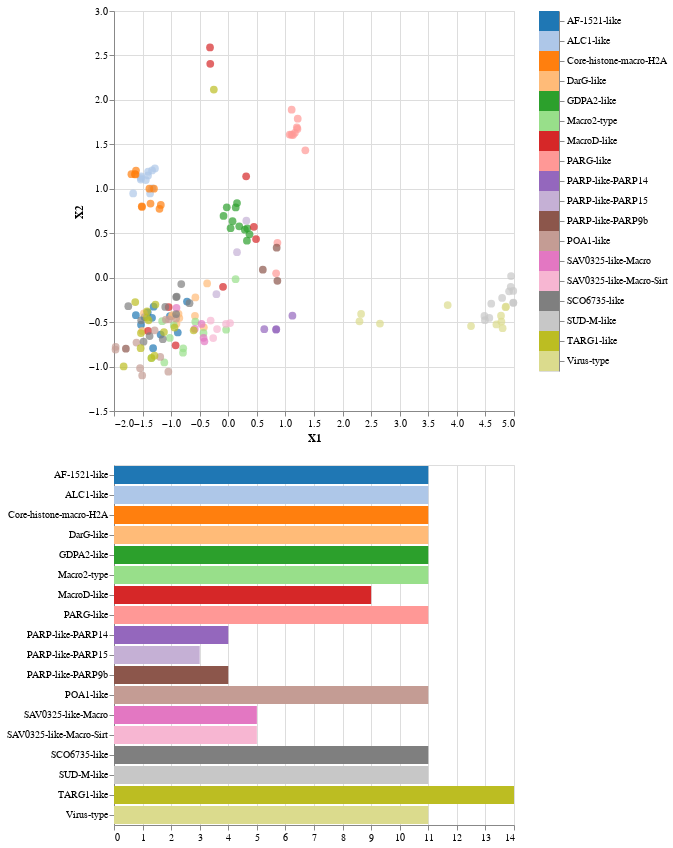

The cell this chart's notebook holds for it:
### Code cell
plot_multidimensional(embs, data["MacroType"], method="pca")

### Figure 1 — Vega-Lite specification as saved in the notebook (floating-point values rounded to 4 significant figures; data arrays with more than 128 entries replaced by an {"elided": "..."} marker saying what was removed)
{"config": {"view": {"continuousWidth": 400, "continuousHeight": 300}}, "vconcat": [{"hconcat": [{"mark": {"type": "circle", "size": 60}, "encoding": {"color": {"condition": {"type": "nominal", "field": "y", "legend": null, "scale": {"scheme": "category20"}, "selection": {"or": ["selector296", "selector297"]}}, "value": "lightgray"}, "tooltip": {"type": "nominal", "field": "y"}, "x": {"type": "quantitative", "field": "X1"}, "y": {"type": "quantitative", "field": "X2"}}, "height": 400, "selection": {"selector296": {"type": "multi", "fields": ["y"]}, "selector297": {"type": "interval"}}, "width": 400}, {"mark": "rect", "encoding": {"color": {"condition": {"type": "nominal", "field": "y", "legend": null, "scale": {"scheme": "category20"}, "selection": {"or": ["selector296", "selector297"]}}, "value": "lightgray"}, "tooltip": {"type": "nominal", "field": "y"}, "y": {"type": "nominal", "axis": {"orient": "right"}, "field": "y", "title": null}}, "selection": {"selector296": {"type": "multi", "fields": ["y"]}, "selector297": {"type": "interval"}}}]}, {"mark": "bar", "encoding": {"color": {"condition": {"type": "nominal", "field": "y", "legend": null, "scale": {"scheme": "category20"}, "selection": "selector296"}, "value": "lightgray"}, "tooltip": {"type": "nominal", "field": "y"}, "x": {"type": "quantitative", "aggregate": "count", "title": null}, "y": {"type": "nominal", "field": "y", "title": null}}, "selection": {"selector296": {"type": "multi", "fields": ["y"]}}, "transform": [{"filter": {"selection": "selector297"}}]}], "data": {"name": "data-5c4cd2697b7b3832548a135c1832ba6d"}, "$schema": "https://vega.github.io/schema/vega-lite/v4.0.2.json", "datasets": {"data-5c4cd2697b7b3832548a135c1832ba6d": {"elided": "165 records"}}}
